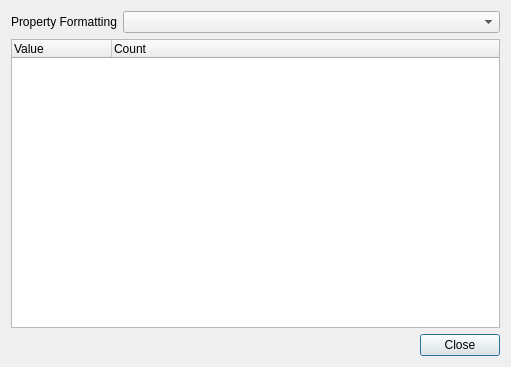
<?xml version="1.0" encoding="UTF-8"?>
<ui version="4.0">
 <class>StatisticsResultDialog</class>
 <widget class="QDialog" name="StatisticsResultDialog">
  <property name="geometry">
   <rect>
    <x>0</x>
    <y>0</y>
    <width>511</width>
    <height>367</height>
   </rect>
  </property>
  <property name="windowTitle">
   <string>Dialog</string>
  </property>
  <layout class="QVBoxLayout" name="verticalLayout">
   <item>
    <layout class="QHBoxLayout" name="horizontalLayout">
     <item>
      <widget class="QLabel" name="lblPropFmt">
       <property name="sizePolicy">
        <sizepolicy hsizetype="Maximum" vsizetype="Preferred">
         <horstretch>0</horstretch>
         <verstretch>0</verstretch>
        </sizepolicy>
       </property>
       <property name="text">
        <string>Property Formatting</string>
       </property>
      </widget>
     </item>
     <item>
      <widget class="QComboBox" name="comboPropFmt"/>
     </item>
    </layout>
   </item>
   <item>
    <widget class="QTreeWidget" name="treeWidget">
     <column>
      <property name="text">
       <string>Value</string>
      </property>
     </column>
     <column>
      <property name="text">
       <string>Count</string>
      </property>
     </column>
    </widget>
   </item>
   <item>
    <widget class="QDialogButtonBox" name="buttonBox">
     <property name="orientation">
      <enum>Qt::Horizontal</enum>
     </property>
     <property name="standardButtons">
      <set>QDialogButtonBox::Close</set>
     </property>
    </widget>
   </item>
  </layout>
 </widget>
 <resources/>
 <connections>
  <connection>
   <sender>buttonBox</sender>
   <signal>accepted()</signal>
   <receiver>StatisticsResultDialog</receiver>
   <slot>accept()</slot>
   <hints>
    <hint type="sourcelabel">
     <x>248</x>
     <y>254</y>
    </hint>
    <hint type="destinationlabel">
     <x>157</x>
     <y>274</y>
    </hint>
   </hints>
  </connection>
  <connection>
   <sender>buttonBox</sender>
   <signal>rejected()</signal>
   <receiver>StatisticsResultDialog</receiver>
   <slot>reject()</slot>
   <hints>
    <hint type="sourcelabel">
     <x>316</x>
     <y>260</y>
    </hint>
    <hint type="destinationlabel">
     <x>286</x>
     <y>274</y>
    </hint>
   </hints>
  </connection>
 </connections>
</ui>
